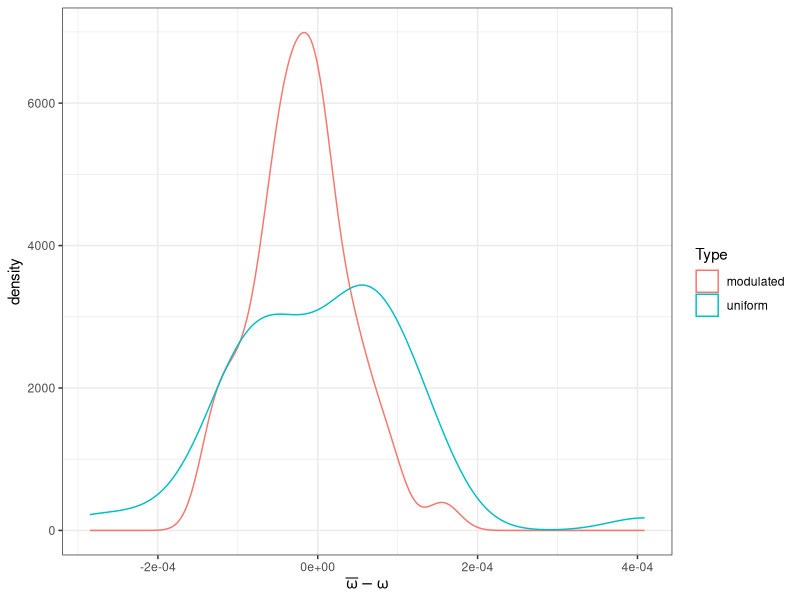

Generate this figure with R: (Note: this script raises an error after producing the figure.)
rm(list=ls(all=TRUE))
library(dplyr); library(plyr)
library(reshape2)
library(ggplot2)
library(parallel); library(doParallel); registerDoParallel(detectCores()-1)

fancy <- function(x) formatC(x, 4, format = "e")
.se <- function(x) sd(x)/sqrt(length(x))

.dcs <- function(x, w = w0) N0 * (1 + P*sin(w*x + phi)) # structural model/expectation

.fit <- function(trl){
  nls(Sgl~ n*(1 + p*sin(frq*Time + phi)), data=trl, start=list(n = 5000, p = 1, frq=w.g)) -> m3
  .est = coef(m3); names(.est) <- paste("X",names(.est), sep=".")
  .ster = sqrt(diag(vcov(m3))); names(.ster) <- paste("SE",names(.ster), sep=".")
  data.frame(c(.est, .ster)%>%t)
}
.simul <- function(data) data %>% ddply(.(Type, Trl), .fit, .parallel=FALSE) %>% 
  mutate(B.frq = X.frq - w0, RB.frq = B.frq/w0, Type = as.factor(Type)) 

.sample <- function(Nprd){
  Ttot = (Nprd*2*pi-phi)/w0 #total measurement time
  assign("Ttot", Ttot, envir = .GlobalEnv)
  t1 = seq(0, Ttot, by = 1/fs) #uniform sampling
  
  ## modulated sampling if the measurements are taken uniformly in time
  t2 = seq(0, Ttot, by = comptn/fs); x = .dcs(t2, w=w.g) #sampled measurements
  t2 <- t2[x > N0*(1 - P*comptn) & x < N0*(1 + P*comptn)] #pick the good points
  rm(x)
  min(length(t1), length(t2))->l
  t1 <- t1[1:l]; t2 = t2[1:l]
  x1 = .dcs(t1); x2 = .dcs(t2)
  names(x1) <- t1; names(x2) <- t2
  list("uniform" = x1, "modulated" = x2)
}
#### preparations ####
## I should show that my formula for var omega is the correct one
w0=3; phi=pi/36; N0=6730; P=.8 # signal
fs=5000; comptn=.33; w.g=rnorm(1,3,0) ## sampling
Es = .sample(3) # expected values for the two samplings
l = length(Es[[1]])
## modeling ##
Ntrial = 50 #number of trials
errS = 3e-2*N0*P #absolute measurement error

## trials differ by error ####
matrix(rnorm(Ntrial*l, sd=errS), ncol=Ntrial) -> s
llply(Es, function(e){e+s -> x; rownames(x) <- names(e); x}) %>% melt ->s; names(s) <- c("Time","Trl","Sgl", "Type")
.stats <- .simul(s)

## plotting results ##
ggplot(.stats, aes(B.frq, col=Type)) + geom_density() +
  theme_bw() + labs(x=expression(bar(omega) - omega))

## comparing the efficiencies
daply(.stats, "Type", function(x) .se(x$X.frq)) -> x
print(x)
c("SE ratio" = x["uniform"]/x["modulated"], "wg/w0" = w.g/w0) %>% print

x = filter(s, Trl==1) %>% mutate(Sgl.o = .dcs(Time), errY = Sgl-Sgl.o) %>% slice(seq(1,2*l, length.out=250))
ggplot(x, aes(Time, Sgl)) + geom_pointrange(aes(ymin=Sgl-errS, ymax=Sgl+errS,col=Type), size=.3) + theme_bw() + 
  geom_line(aes(Time, Sgl), data.frame(Time = seq(0, Ttot, by=1/fs)) %>% mutate(Sgl=.dcs(Time)))

ggplot(.stats) + geom_boxplot(aes(Type, B.frq)) + theme_bw() + labs(y=expression(sigma[hat(omega)]))

## checking the growth of omega se with total time ####
## take the first super test and compute the se for this case
## then exclude the last m periods, recalculate the se
## repeat this reduction-recomputation
## plot results
Es <- .sample(480); length(Es[[1]])->l
rnorm(l, sd=errS)  -> s
ldply(Es, function(e) data.frame("Time"= as.numeric(names(e)), "Sgl"=e+s), .id="Type") %>% mutate(Trl=1)->s
(1:10)*l/10 -> m
llply(m, function(i) s%>%ddply("Type", function(x) slice(x,1:i))) -> s
ldply(s, function(df) .simul(df)%>%mutate(NUM = nrow(df))) %>% 
  mutate(MEAN.SE = SE.frq/sqrt(NUM))->.stats

ggplot(.stats, aes(NUM, MEAN.SE, col=Type)) + geom_point() + 
  scale_y_log10() + scale_x_log10() +
  theme_bw() + labs(x="Sample size",y=expression(sigma[bar(omega)])) + theme(legend.position="top")
.stats %>% group_by(Type)

filter(.stats, Type=="uniform")->x
x[1,c("NUM","MEAN.SE")]/x[9,c("NUM","MEAN.SE")]
write.table(.stats, file="CumFit.txt", quote=FALSE)

## question ##
x = filter(.stats, Type=="uniform") %>% mutate(Time = NUM/fs)
nls(MEAN.SE~I(1/sqrt(Time)), data=x)
